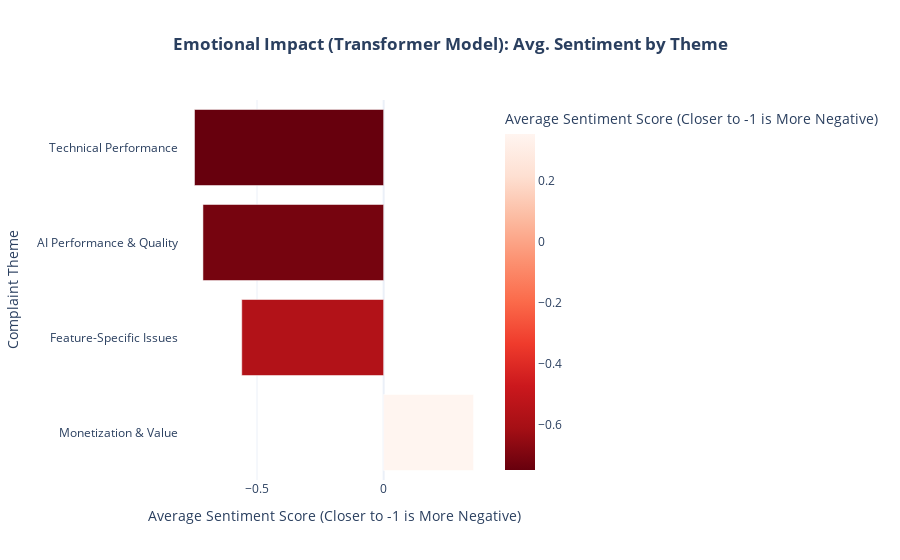

The notebook cell saved with this chart:
### Code cell
# --- Emotional Analysis: Measuring Sentiment by Theme (Robust Version) ---
print("Setting up a robust Transformer sentiment analysis pipeline...")

# 1. LOAD TOKENIZER AND MODEL EXPLICITLY
MODEL_NAME = "cardiffnlp/twitter-roberta-base-sentiment-latest"
tokenizer = AutoTokenizer.from_pretrained(MODEL_NAME)
model = AutoModelForSequenceClassification.from_pretrained(MODEL_NAME)

# Move the model to the GPU if available
device = torch.device("cuda" if torch.cuda.is_available() else "cpu")
model.to(device)
print(f"Using device: {device}")


# 2. MANUALLY TOKENIZE THE DATA (THE CRUCIAL FIX)
print("Tokenizing all reviews with explicit truncation...")
review_list = df["review_text"].tolist()

# The tokenizer will handle truncation (cutting off long reviews) and padding (adding tokens to short reviews)
# This ensures every input has the exact same length.
inputs = tokenizer(
    review_list,
    padding=True,
    truncation=True,
    max_length=512,  # Explicitly set the max length
    return_tensors="pt",  # Return PyTorch tensors
)

# Move tokenized inputs to the GPU
inputs = {key: val.to(device) for key, val in inputs.items()}
print("Tokenization complete.")


# 3. PERFORM INFERENCE IN BATCHES
print("Running model inference in batches...")
all_logits = []
batch_size = 32  # Process 32 reviews at a time to manage memory

# Create a DataLoader for efficient batching
dataset = TensorDataset(inputs["input_ids"], inputs["attention_mask"])
loader = DataLoader(dataset, batch_size=batch_size)

# No need to calculate gradients for inference, which saves memory and is faster
with torch.no_grad():
    for batch in tqdm(loader, desc="Analyzing Batches"):
        input_ids, attention_mask = batch
        outputs = model(input_ids=input_ids, attention_mask=attention_mask)
        all_logits.append(outputs.logits)

# Concatenate all the results
all_logits = torch.cat(all_logits, dim=0)
# Use softmax to convert raw logits to probabilities
probabilities = torch.nn.functional.softmax(all_logits, dim=-1)
# Get the predicted label index (0 for negative, 1 for neutral, 2 for positive)
predictions = torch.argmax(probabilities, dim=-1)
print("Inference complete.")


# 4. PROCESS THE RESULTS
# The model's config tells us which index corresponds to which label
# e.g., model.config.id2label = {0: 'negative', 1: 'neutral', 2: 'positive'}
id_to_label = model.config.id2label
predicted_labels = [id_to_label[pred.item()] for pred in predictions]

# Convert label to a numerical score
label_to_score = {"positive": 1, "neutral": 0, "negative": -1}
sentiment_scores = [label_to_score[label] for label in predicted_labels]

# Add results back to the DataFrame
df["sentiment_score"] = sentiment_scores
print("Sentiment scores added to DataFrame.")


# 5. AGGREGATE AND VISUALIZE (This part is the same)
sentiment_by_theme = (
    df[~df["theme"].isin(["Outliers / Generic", "Other/Misc."])]
    .groupby("theme")["sentiment_score"]
    .mean()
    .sort_values()
    .reset_index()
)
display(sentiment_by_theme)

fig_final = px.bar(
    sentiment_by_theme,
    x="sentiment_score",
    y="theme",
    orientation="h",
    title="<b>Emotional Impact (Transformer Model): Avg. Sentiment by Theme</b>",
    labels={
        "sentiment_score": "Average Sentiment Score (Closer to -1 is More Negative)",
        "theme": "Complaint Theme",
    },
    color="sentiment_score",
    color_continuous_scale="Reds_r",
    template="plotly_white",
)
fig_final.update_layout(yaxis={"categoryorder": "total descending"}, title_x=0.5)
fig_final.show()

### Figure 1 — Plotly figure (JSON) as saved in the notebook; plotly's stock layout.template omitted (floating-point values rounded to 4 significant figures)
{"data": [{"hovertemplate": "Average Sentiment Score (Closer to -1 is More Negative)=%{marker.color}<br>Complaint Theme=%{y}<extra></extra>", "legendgroup": "", "marker": {"color": [-0.7468, -0.7135, -0.5603, 0.3548], "coloraxis": "coloraxis", "pattern": {"shape": ""}}, "name": "", "orientation": "h", "showlegend": false, "textposition": "auto", "type": "bar", "x": [-0.7468, -0.7135, -0.5603, 0.3548], "xaxis": "x", "y": ["Technical Performance", "AI Performance & Quality", "Feature-Specific Issues", "Monetization & Value"], "yaxis": "y"}], "layout": {"barmode": "relative", "coloraxis": {"colorbar": {"title": {"text": "Average Sentiment Score (Closer to -1 is More Negative)"}}, "colorscale": [[0, "rgb(103,0,13)"], [0.125, "rgb(165,15,21)"], [0.25, "rgb(203,24,29)"], [0.375, "rgb(239,59,44)"], [0.5, "rgb(251,106,74)"], [0.625, "rgb(252,146,114)"], [0.75, "rgb(252,187,161)"], [0.875, "rgb(254,224,210)"], [1, "rgb(255,245,240)"]]}, "legend": {"tracegroupgap": 0}, "title": {"text": "<b>Emotional Impact (Transformer Model): Avg. Sentiment by Theme</b>", "x": 0.5}, "xaxis": {"anchor": "y", "domain": [0, 1], "title": {"text": "Average Sentiment Score (Closer to -1 is More Negative)"}}, "yaxis": {"anchor": "x", "categoryorder": "total descending", "domain": [0, 1], "title": {"text": "Complaint Theme"}}}}
